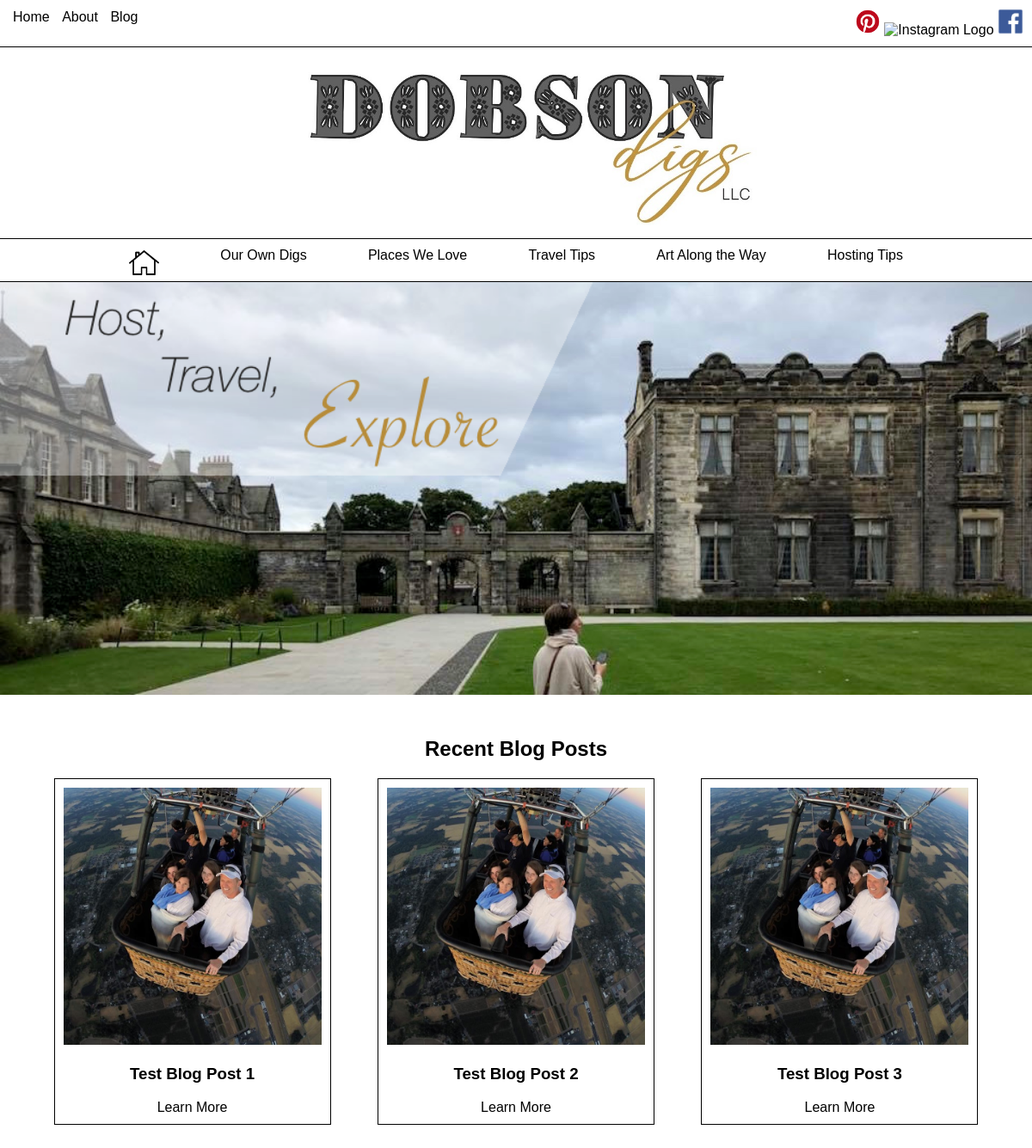
The page / on the database its author committed.
### dobson_digs_app/models.py (models this page shows)
class BlogSection(models.Model):
    name = models.CharField(max_length=45)
    desc = models.TextField()
    blog_sec_logo = models.ImageField(upload_to='media')
    blog_sec_banner = models.ImageField(upload_to='media')
    created_at = models.DateTimeField(auto_now_add=True)
    updated_at = models.DateTimeField(auto_now=True)

class BlogPost(models.Model):
    title = models.CharField(max_length=45)
    intro = models.TextField()
    blog_post_logo = models.ImageField(upload_to='media', null=True)
    blog_post_img = models.ImageField(upload_to='media', null=True)
    blog_section = models.ForeignKey(BlogSection, related_name="blog_posts", on_delete=models.CASCADE)
    created_at = models.DateTimeField(auto_now_add=True)
    updated_at = models.DateTimeField(auto_now=True)

### dobson_digs_app/views.py (the view)
# urls.py: path('', views.index),
def index(request):
    recent_posts = BlogPost.objects.all().order_by('created_at')[0:3]
    context={
        "all_blog_sections": BlogSection.objects.all(),
        "posts": recent_posts
    }
    return render(request, "index.html", context)

### dobson_digs_app/templates/index.html (shortened to what this page needs)
<!DOCTYPE html>
<html lang="en">
<head>
    {% load static %}
    <link rel="stylesheet" href="{% static 'style.css' %}">
</head>
<body>
    <div id="wrapper">
        <div id="header">
            <div class="top_nav">
                <div class="top_nav_left">
                    <a href="/">Home</a>
                    <a href="">About</a>
                    <a href="/blog">Blog</a>
                </div>
                <div class="top_nav_right">
                    <a href=""><img src="{% static 'img/Logos/Pinterest.png' %}" alt="Pinterest Logo"></a>
                    <a href=""><img src="{% static 'img/Logos/Instagram.jpg' %}" alt="Instagram Logo"></a>
                    <a href=""><img src="{% static 'img/Logos/Facebook.png' %}" alt="Facebook Logo"></a>
                </div>
            </div>
            <div class="logo">
                <img src="{% static 'img/DobsonDigs.jpg' %}" alt="DobsonDigs Logo">
            </div>
            <div class="bottom_nav">
                <a href="/"><img src="{% static 'img/Home.png' %}" alt="Home Button"></a>
                <a href="/properties">Our Own Digs</a>
                {% for blog_section in all_blog_sections %}
                    <a href="/blog/section_{{ blog_section.id }}">{{ blog_section.name }}</a>
                {% endfor %}
            </div>
        </div>
        <div id="intro">
            <img src="{% static 'img/welcome_banner.png' %}" alt="Placeholder for Intro Image">
        </div>
        <div id="recent_posts">
            <h2>Recent Blog Posts</h2>
            {% for post in posts %}
                <div class="blog_preview">
                    <a href="/blog/section_{{ post.blog_section.id }}/post_{{ post.id }}"><img src="{{ post.blog_post_logo.url }}" alt="{{ post.name }} Image"></a>
                    <a href="/blog/section_{{ post.blog_section.id }}/post_{{ post.id }}"><h3>{{ post.title }}</h3></a>
                    <a href="/blog/section_{{ post.blog_section.id }}/post_{{ post.id }}">Learn More</a>
                </div>
            {% endfor %}
        </div>
    </div>
</body>
</html>

### dobson_digs_app/static/style.css (style rules this page uses)
#wrapper { font-family: 'Source Sans Pro', sans-serif; }
body { margin: 0px; }
a { color: black; text-decoration: none; }
.top_nav { display: flex; justify-content: space-between; border-bottom: 1px solid black; padding: 10px; }
.top_nav_left > a { text-decoration: none; padding: 5px; vertical-align: middle; color: black; }
.top_nav_right > a > img { width: 30px; height: auto; }
.logo > img { width: 650px; height: auto; display: block; margin-left: auto; margin-right: auto; padding: 15px; }
.bottom_nav { display: flex; justify-content: space-between; padding: 0px 150px; border-top: 1px solid black; border-bottom: 1px solid black; position: -webkit-sticky; background-color: white; }
.bottom_nav > a { text-decoration: none; padding-top: 10px; }
.bottom_nav > a > img { width: 35px; height: auto; }
#intro { text-align: center; }
#intro > img { width: 100%; height: 100%; }
#recent_posts { padding: 25px; text-align: center; }
.blog_preview { display: inline-block; border: 1px solid black; text-align: center; padding: 10px; margin: 0px 25px 25px; }
.blog_preview > a { text-decoration: none; color: black; }
.blog_preview > a > img { width: 300px; height: auto; }

### rows shown on the page
BlogSection: name "Places We Love"
BlogSection: name "Travel Tips"
BlogSection: name "Art Along the Way"
BlogSection: name "Hosting Tips"
BlogPost: blog_post_logo (picture), title "Test Blog Post 1"
BlogPost: blog_post_logo (picture), title "Test Blog Post 2"
BlogPost: blog_post_logo (picture), title "Test Blog Post 3"
